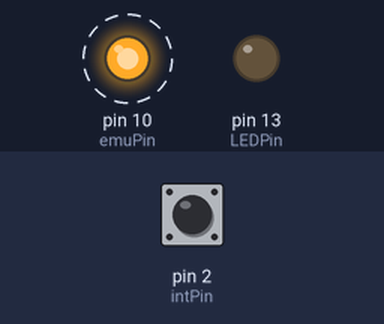
A sketch run on a simulated Arduino Uno, built with avr-gcc and run on an emulated ATmega328P. Parts: output pins drawn as LEDs (lit = HIGH). Dashed ring = blinking. The test bench sets the inputs (shaded band); at power-on: pin 2 (intPin) HIGH.

Above: at 1.25 s.
1.3 s: pin 2 (intPin) pulled LOW for 0.15 s
At 1.57 s:
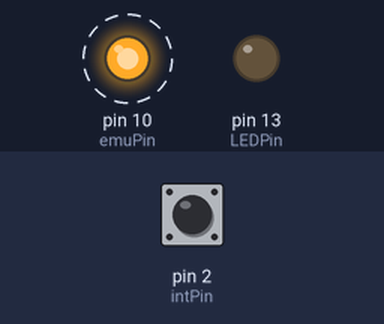
4.3 s: pin 2 (intPin) pulled LOW for 3.2 s
At 4.57 s:
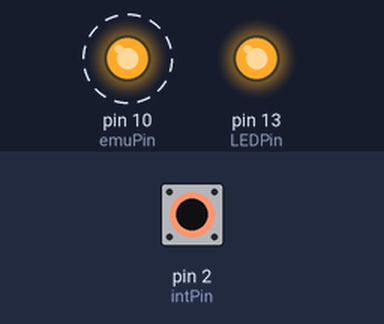
Timing chart, 0 to 15.0 s (numbered marks = the images above; inputs shaded):
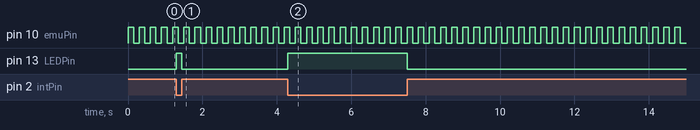

The sketch:

interrupciones.ino
```cpp
const int emuPin = 10;

const int LEDPin = 13;
const int intPin = 2;
volatile int state = LOW;

void setup() {
   pinMode(emuPin, OUTPUT);
   pinMode(LEDPin, OUTPUT);
   pinMode(intPin, INPUT_PULLUP);
   attachInterrupt(digitalPinToInterrupt(intPin), blink, CHANGE);
}

void loop() {
   //esta parte es para emular la salida
   digitalWrite(emuPin, HIGH);
   delay(150);
   digitalWrite(emuPin, LOW);
   delay(150);
}

void blink() {
   state = !state;
   digitalWrite(LEDPin, state);
}
```

Measured:
- after the input at 1.3 s, pin 13 (LEDPin): LOW → HIGH at once, → LOW 0.15 s later
- after the input at 4.3 s, pin 13 (LEDPin): LOW → HIGH at once, → LOW 3.2 s later
- by itself, pin 10 (emuPin): alternates HIGH for 0.15 s and LOW for 0.15 s
